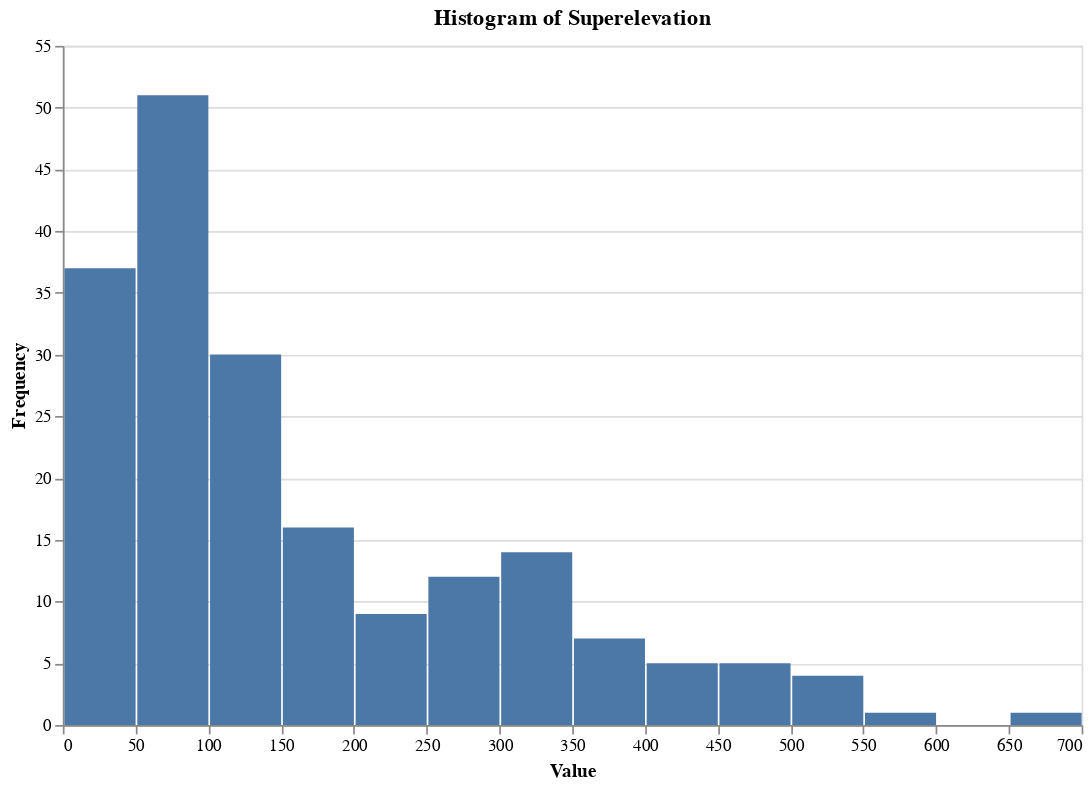

Here is the notebook cell this chart was saved with:
### Code cell
launches = pd.read_sql(query, engine)
histogram = alt.Chart(launches).mark_bar().encode(
    alt.X('superelevation:Q', bin=alt.Bin(maxbins=30), title='Value'),
    alt.Y('count()', title='Frequency')
).properties(
    width=600,
    height=400,
    title='Histogram of Superelevation'
)
alt.data_transformers.disable_max_rows()
histogram.show()

### Figure 1 — Vega-Lite specification as saved in the notebook (floating-point values rounded to 4 significant figures; data arrays with more than 128 entries replaced by an {"elided": "..."} marker saying what was removed)
{"$schema": "https://vega.github.io/schema/vega-lite/v5.17.0.json", "config": {"view": {"continuousHeight": 300, "continuousWidth": 300}}, "data": {"name": "data-630f346cd9c056593625fea69bda6cf9"}, "datasets": {"data-630f346cd9c056593625fea69bda6cf9": {"elided": "192 records"}}, "encoding": {"x": {"bin": {"maxbins": 30}, "field": "superelevation", "title": "Value", "type": "quantitative"}, "y": {"aggregate": "count", "title": "Frequency", "type": "quantitative"}}, "height": 400, "mark": {"type": "bar"}, "title": "Histogram of Superelevation", "width": 600}
